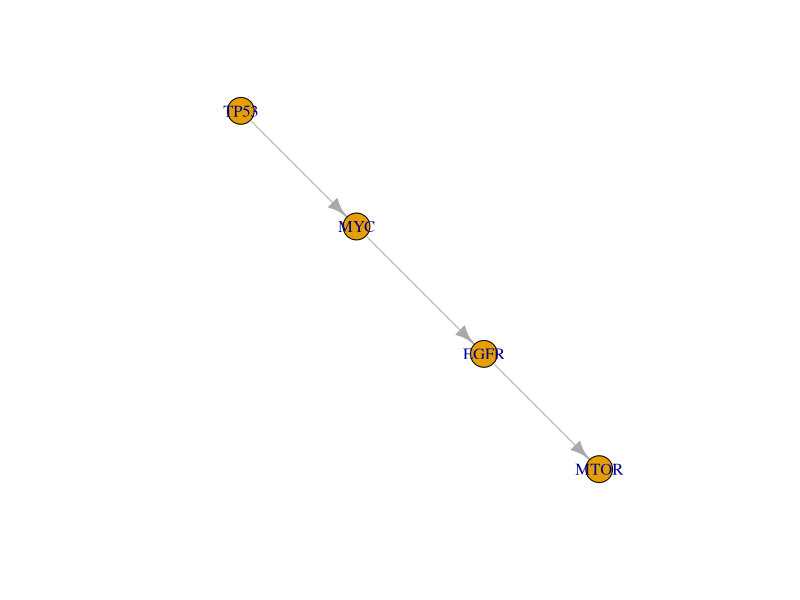

Source code (R):
## ---- chunk 1
library(igraph)

edges <- data.frame(
  from=c("TP53","MYC","EGFR"),
  to=c("MYC","EGFR","MTOR")
)

g <- graph_from_data_frame(edges)
plot(g)
## ---- chunk 2
as_adjacency_matrix(g)
